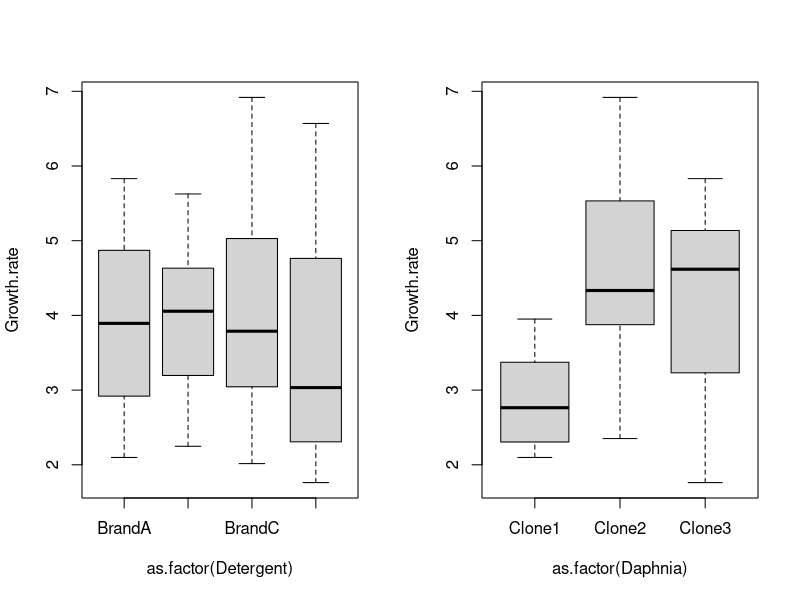
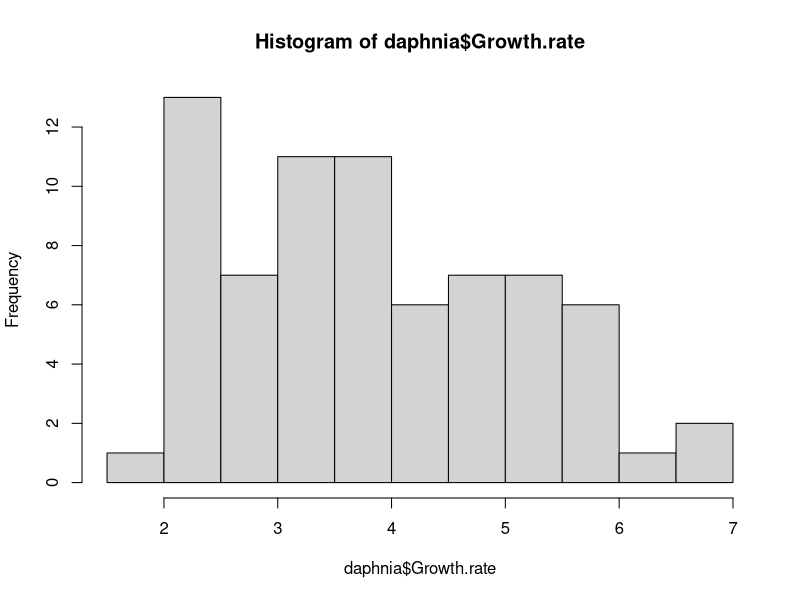
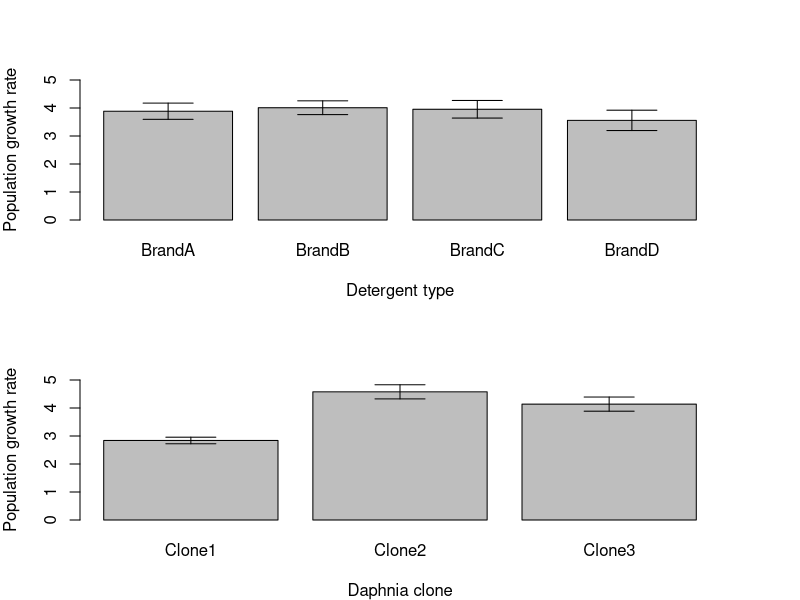
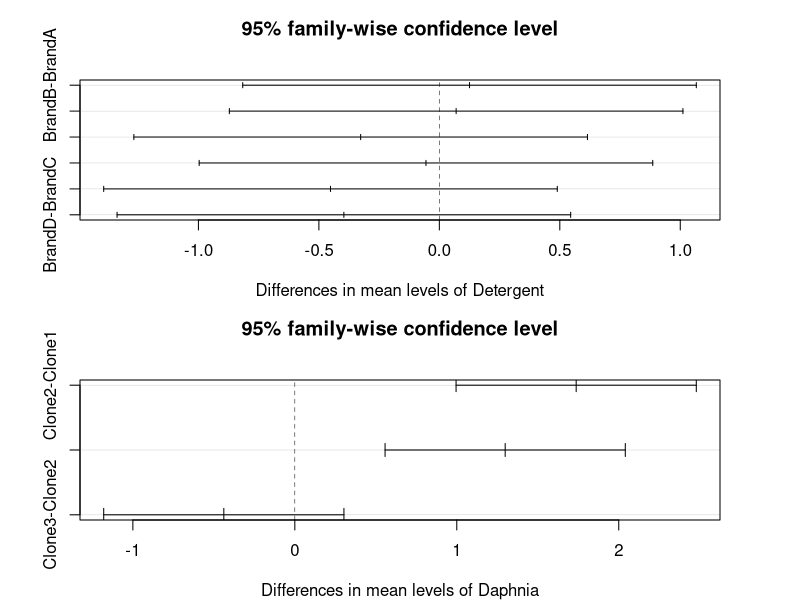
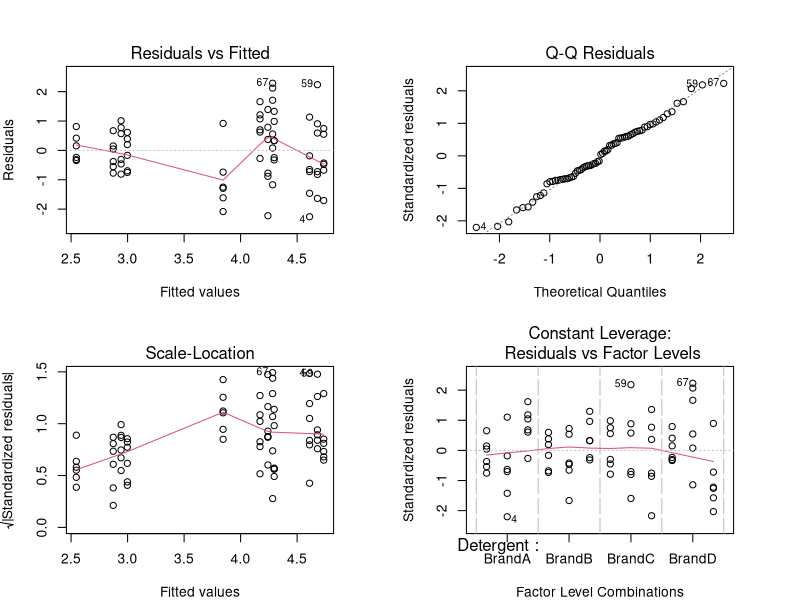

Recreate these plots in R, in order.
rm(list=ls())

daphnia <- read.delim("../data/daphnia.txt")
summary(daphnia)

par(mfrow = c(1, 2))
plot(Growth.rate ~ as.factor(Detergent), data = daphnia)
plot(Growth.rate ~ as.factor(Daphnia), data = daphnia)

require(tidyverse)

daphnia %>%
  group_by(Detergent) %>%
  summarise (variance=var(Growth.rate))

daphnia %>%
  group_by(Daphnia) %>%
  summarise (variance=var(Growth.rate))

par(mfrow = c(1, 1))
hist(daphnia$Growth.rate)

seFun <- function(x) {
  sqrt(var(x)/length(x))
}

detergentMean <- with(daphnia, tapply(Growth.rate, INDEX = Detergent, FUN = mean))

detergentSEM <- with(daphnia, tapply(Growth.rate, INDEX = Daphnia, FUN = seFun))
detergentSEM <- with(daphnia, tapply(Growth.rate, INDEX = Detergent, FUN = seFun))

cloneMean <- with(daphnia, tapply(Growth.rate, INDEX = Daphnia, FUN = mean))

cloneSEM <- with(daphnia, tapply(Growth.rate, INDEX = Daphnia, FUN = seFun))

par(mfrow = c(2,1), mar=c(4, 4, 4, 4))

barMids <- barplot(detergentMean, xlab = "Detergent type", ylab = "Population growth rate", ylim = c(0, 5))

arrows(barMids, detergentMean - detergentSEM, barMids, detergentMean + detergentSEM, code = 3, angle = 90)

barMids <- barplot(cloneMean, xlab = "Daphnia clone", ylab = "Population growth rate", ylim = c(0, 5))

arrows(barMids, cloneMean - cloneSEM, barMids, cloneMean + cloneSEM, code = 3, angle = 90)

daphniaMod <- lm(Growth.rate ~ Detergent + Daphnia, data = daphnia)
summary(daphniaMod)

detergentMean - detergentMean[1]

cloneMean - cloneMean[1]

daphniaANOVAMod <- aov(Growth.rate ~ Detergent + Daphnia, data = daphnia)
summary(daphniaANOVAMod)

daphniaModHSD <- TukeyHSD(daphniaANOVAMod)
daphniaModHSD

par(mfrow=c(2 ,1), mar=c(4, 4, 4, 4))
plot(daphniaModHSD)

par(mfrow=c(2, 2))
plot(daphniaMod)